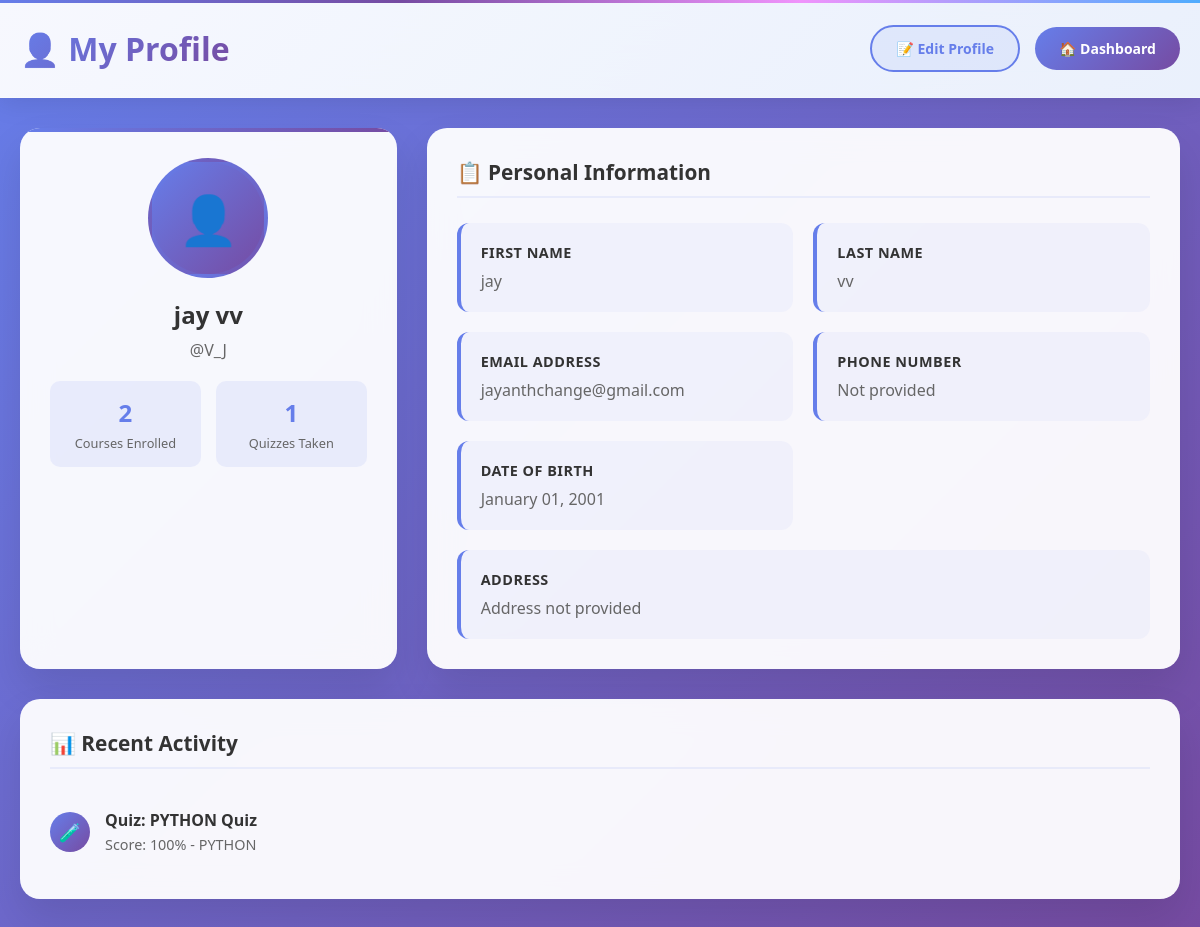
/learner_profile/4, run on the app's committed database.
### website/models.py (models this page shows, shortened)
class Learner(models.Model):
        username = models.CharField(max_length=50)
        first_name = models.CharField(max_length=50, default='')
        last_name = models.CharField(max_length=50, default='')
        profile_picture = models.ImageField(null=True, blank=True, upload_to='images/')
        email = models.EmailField()
        ph_number = models.CharField(max_length=15, blank=True, null=True)
        DOB = models.DateField( null = True, default='2001-01-01')
        user = models.OneToOneField(User, on_delete=models.CASCADE, default=None)
        dno = models.CharField(max_length=100, null=True, blank=True, default='--')
        street = models.CharField(max_length=100, null=True, blank=True, default='--')
        city = models.CharField(max_length=100, null=True, blank=True, default='--')
        state = models.CharField(max_length=100, null=True, blank=True, default='--')
        country = models.CharField(max_length=100, null=True, blank=True, default='--')
        pincode = models.CharField(max_length=100, null=True, blank=True, default='--')

class Submission_quiz(models.Model):
    Learner = models.ForeignKey(Learner, on_delete=models.CASCADE)
    Quiz = models.ForeignKey(Quiz, on_delete=models.CASCADE )
    score = models.IntegerField(blank=True, null=True, default = 0)

class Quiz(models.Model):
    title = models.CharField(max_length=255)
    course = models.ForeignKey(Course, on_delete=models.CASCADE, null=True, blank=True)

class Course(models.Model):
    name = models.CharField(max_length=50)
    description = models.TextField()
    price = models.IntegerField()
    discount = models.IntegerField( null=True, blank=True)

### website/views.py (the view)
# urls.py: path('learner_profile/<int:id>', views.learner_profile, name='learner_profile'),
def learner_profile(request, id):
    try:
        learner = Learner.objects.get(id=id)
        from django.db.models import Count
        from .models import learnings, Submission_quiz
        total_courses = Course.objects.count()
        enrolled_courses = learnings.objects.filter(learner=learner, activation=True).count()
        quiz_submissions = Submission_quiz.objects.filter(Learner=learner)
        total_quizzes_taken = quiz_submissions.count()
        latest_score = quiz_submissions.order_by('-id').first()
        latest_score_value = latest_score.score if latest_score else 0
        recent_quizzes = quiz_submissions.order_by('-id')[:5]
        context = {
            'learner': learner,
            'total_courses': total_courses,
            'enrolled_courses': enrolled_courses,
            'total_quizzes_taken': total_quizzes_taken,
            'latest_score': latest_score_value,
            'recent_quizzes': recent_quizzes,
        }
        return render(request, 'learner/profile.html', context)
    except Learner.DoesNotExist:
        return render(request, 'learner/profile.html', {'error': 'Learner not found'})
    except Exception as e:
        print(f"❌ Error loading learner profile: {e}")
        return render(request, 'learner/profile.html', {'error': 'Error loading profile'})

### website/templates/learner/profile.html (shortened to what this page needs)
<!DOCTYPE html>
<html lang="en">
<head>
</head>
<body>
    <div class="header">
        <div class="header-content">
            <h1>👤 My Profile</h1>
            <div class="header-actions">
                <a href="{% url 'complete_profile' learner.id %}" class="btn btn-secondary">📝 Edit Profile</a>
                <a href="{% url 'home' learner.id %}" class="btn">🏠 Dashboard</a>
            </div>
        </div>
    </div>
    <div class="container">
        {% if error %}
        <div class="error-message">
            <strong>❌ Error:</strong> {{ error }}
        </div>
        {% else %}
        <div class="profile-layout">
            <div class="profile-card">
                <div class="profile-pic">
                </div>
                <div class="profile-name">
                    {{ learner.first_name|default:learner.username }} {{ learner.last_name }}
                </div>
                <div class="profile-username">@{{ learner.username }}</div>
                <div class="profile-stats">
                    <div class="stat-item">
                        <div class="stat-number">{{ enrolled_courses|default:0 }}</div>
                        <div class="stat-label">Courses Enrolled</div>
                    </div>
                    <div class="stat-item">
                        <div class="stat-number">{{ total_quizzes_taken|default:0 }}</div>
                        <div class="stat-label">Quizzes Taken</div>
                    </div>
                </div>
            </div>
            <div class="details-card">
                <h3 class="section-title">📋 Personal Information</h3>
                <div class="info-grid">
                    <div class="info-item">
                        <div class="info-label">First Name</div>
                        <div class="info-value">{{ learner.first_name|default:"Not provided" }}</div>
                    </div>
                    <div class="info-item">
                        <div class="info-label">Last Name</div>
                        <div class="info-value">{{ learner.last_name|default:"Not provided" }}</div>
                    </div>
                    <div class="info-item">
                        <div class="info-label">Email Address</div>
                        <div class="info-value">{{ learner.email }}</div>
                    </div>
                    <div class="info-item">
                        <div class="info-label">Phone Number</div>
                        <div class="info-value">{{ learner.ph_number|default:"Not provided" }}</div>
                    </div>
                    <div class="info-item">
                        <div class="info-label">Date of Birth</div>
                        <div class="info-value">
                            {% if learner.DOB %}
                                {{ learner.DOB|date:"F d, Y" }}
                            {% else %}
                                Not provided
                            {% endif %}
                        </div>
                    </div>
                    <div class="info-item" style="grid-column: 1 / -1;">
                        <div class="info-label">Address</div>
                        <div class="info-value">
                            {% if learner.dno != '--' and learner.street != '--' %}
                                {{ learner.dno }} {{ learner.street }},<br>
                                {{ learner.city }}, {{ learner.state }},<br>
                                {{ learner.country }} - {{ learner.pincode }}
                            {% else %}
                                Address not provided
                            {% endif %}
                        </div>
                    </div>
                </div>
            </div>
        </div>
        <div class="activity-card">
            <h3 class="section-title">📊 Recent Activity</h3>
            {% if recent_quizzes %}
                {% for quiz in recent_quizzes %}
                <div class="activity-item">
                    <div class="activity-icon">🧪</div>
                    <div class="activity-content">
                        <div class="activity-title">Quiz: {{ quiz.Quiz.title }}</div>
                        <div class="activity-desc">Score: {{ quiz.score }}% - {{ quiz.Quiz.course.name }}</div>
                    </div>
                </div>
                {% endfor %}
            {% endif %}
        </div>
        {% endif %}
    </div>
</body>
</html>

### website/templates/learner/profile.html (style rules this page uses)
* { margin: 0; padding: 0; box-sizing: border-box; }
body { font-family: 'Segoe UI', Tahoma, Geneva, Verdana, sans-serif; background: linear-gradient(135deg, #667eea 0%, #764ba2 100%); min-height: 100vh; color: #333; }
.header { background: linear-gradient(135deg, rgba(255, 255, 255, 0.95) 0%, rgba(240, 248, 255, 0.95) 100%); backdrop-filter: blur(20px); padding: 25px 0; box-shadow: 0 4px 25px rgba(0, 0, 0, 0.1); position: sticky; top: 0; z-index: 100; border-bottom: 1px solid rgba(255, 255, 255, 0.2); position: relative; overflow: hidden; }
.header::before { content: ''; position: absolute; top: 0; left: 0; right: 0; height: 3px; background: linear-gradient(90deg, #667eea, #764ba2, #f093fb, #4facfe); animation: gradientShift 3s ease-in-out infinite; }
.header-content { max-width: 1200px; margin: 0 auto; padding: 0 20px; display: flex; justify-content: space-between; align-items: center; }
.header h1 { color: #333; font-size: 2rem; font-weight: 700; background: linear-gradient(135deg, #667eea, #764ba2); -webkit-background-clip: text; -webkit-text-fill-color: transparent; background-clip: text; display: flex; align-items: center; gap: 12px; transition: all 0.3s ease; }
.header-actions { display: flex; gap: 15px; align-items: center; }
.btn { background: linear-gradient(135deg, #667eea 0%, #764ba2 100%); color: white; padding: 12px 24px; text-decoration: none; border-radius: 25px; font-weight: 600; transition: all 0.3s ease; border: none; cursor: pointer; font-size: 14px; }
.btn-secondary { background: rgba(102, 126, 234, 0.1); color: #667eea; border: 2px solid #667eea; }
.container { max-width: 1200px; margin: 30px auto; padding: 0 20px; }
.profile-layout { display: grid; grid-template-columns: 1fr 2fr; gap: 30px; margin-bottom: 30px; }
.profile-card { background: rgba(255, 255, 255, 0.95); backdrop-filter: blur(15px); border-radius: 20px; padding: 30px; box-shadow: 0 20px 40px rgba(0, 0, 0, 0.1); text-align: center; position: relative; overflow: hidden; }
.profile-card::before { content: ''; position: absolute; top: 0; left: 0; right: 0; height: 4px; background: linear-gradient(90deg, #667eea, #764ba2); }
.profile-pic { position: relative; margin-bottom: 20px; }
.profile-name { font-size: 1.5rem; font-weight: 700; color: #333; margin-bottom: 8px; }
.profile-username { color: #666; font-size: 1rem; margin-bottom: 20px; }
.profile-stats { display: grid; grid-template-columns: 1fr 1fr; gap: 15px; margin-top: 20px; }
.stat-item { background: rgba(102, 126, 234, 0.1); padding: 15px; border-radius: 10px; text-align: center; }
.stat-number { font-size: 1.5rem; font-weight: 700; color: #667eea; }
.stat-label { font-size: 0.8rem; color: #666; margin-top: 5px; }
.details-card { background: rgba(255, 255, 255, 0.95); backdrop-filter: blur(15px); border-radius: 20px; padding: 30px; box-shadow: 0 20px 40px rgba(0, 0, 0, 0.1); }
.section-title { font-size: 1.3rem; font-weight: 700; color: #333; margin-bottom: 25px; padding-bottom: 10px; border-bottom: 2px solid rgba(102, 126, 234, 0.1); }
.info-grid { display: grid; grid-template-columns: 1fr 1fr; gap: 20px; }
.info-item { background: rgba(102, 126, 234, 0.05); padding: 20px; border-radius: 12px; border-left: 4px solid #667eea; transition: all 0.3s ease; }
.info-label { font-weight: 600; color: #333; margin-bottom: 8px; font-size: 0.9rem; text-transform: uppercase; letter-spacing: 0.5px; }
.info-value { color: #666; font-size: 1rem; word-break: break-word; }
.activity-card { background: rgba(255, 255, 255, 0.95); backdrop-filter: blur(15px); border-radius: 20px; padding: 30px; box-shadow: 0 20px 40px rgba(0, 0, 0, 0.1); margin-top: 30px; }
.activity-item { display: flex; align-items: center; padding: 15px 0; border-bottom: 1px solid rgba(102, 126, 234, 0.1); }
.activity-item:last-child { border-bottom: none; }
.activity-icon { width: 40px; height: 40px; background: linear-gradient(135deg, #667eea, #764ba2); border-radius: 50%; display: flex; align-items: center; justify-content: center; color: white; margin-right: 15px; font-size: 18px; }
.activity-content { flex: 1; }
.activity-title { font-weight: 600; color: #333; margin-bottom: 4px; }
.activity-desc { color: #666; font-size: 0.9rem; }

### data on the page
Learner: first_name "jay", last_name "vv", username "V_J", email "jayanthchange@gmail.com", ph_number "Not provided", DOB "January 01, 2001"
Submission_quiz: Quiz "PYTHON Quiz", score "100", Quiz.course.name "PYTHON"

### other printed values
{{ enrolled_courses|default:0 }} "2"
{{ total_quizzes_taken|default:0 }} "1"
